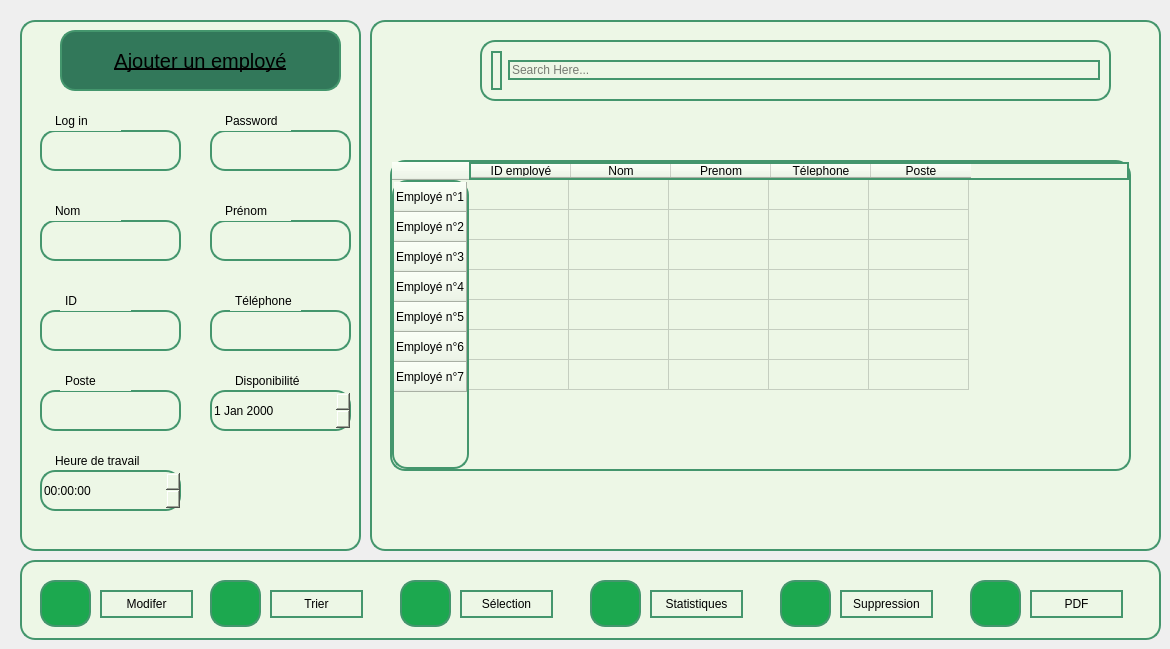
           <widget class="QWidget" name="page5_9">
            <widget class="QFrame" name="frame_240">
             <property name="geometry">
              <rect>
               <x>20</x>
               <y>20</y>
               <width>341</width>
               <height>531</height>
              </rect>
             </property>
             <property name="styleSheet">
              <string notr="true">background-color: #edf7e6;         /* Light green inside background */
border: 2px solid rgb(68, 150, 109); /* Green border */
border-radius: 15px;                /* Rounded corners with 15px radius */
</string>
             </property>
             <property name="frameShape">
              <enum>QFrame::Shape::NoFrame</enum>
             </property>
             <widget class="QPushButton" name="pushButton_386">
              <property name="geometry">
               <rect>
                <x>40</x>
                <y>10</y>
                <width>281</width>
                <height>61</height>
               </rect>
              </property>
              <property name="autoFillBackground">
               <bool>false</bool>
              </property>
              <property name="styleSheet">
               <string notr="true">
                                                           

                                                           
QPushButton {
    background-color: rgb(50, 120, 90); /* Darker green */
    color: black;
    
    font-size: 20px;
    text-decoration: underline;  /* Underlined text */
    line-height: 1.5;

    width: 200px;
    height: 40px;
    opacity: 0.65;
    text-align: center;
    
    border-style: solid;
}
</string>
              </property>
              <property name="text">
               <string>Ajouter un employé</string>
              </property>
              <property name="checkable">
               <bool>true</bool>
              </property>
             </widget>
             <widget class="QLineEdit" name="lineEdit_308">
              <property name="geometry">
               <rect>
                <x>20</x>
                <y>110</y>
                <width>141</width>
                <height>41</height>
               </rect>
              </property>
              <property name="styleSheet">
               <string notr="true">
background-color: #edf7e6;         /* Light green inside background */
border: 2px solid rgb(68, 150, 109); /* Green border */
border-radius: 15px;                /* Rounded corners with 15px radius */
</string>
              </property>
              <property name="text">
               <string/>
              </property>
             </widget>
             <widget class="QLineEdit" name="lineEdit_309">
              <property name="geometry">
               <rect>
                <x>190</x>
                <y>110</y>
                <width>141</width>
                <height>41</height>
               </rect>
              </property>
              <property name="styleSheet">
               <string notr="true">
background-color: #edf7e6;         /* Light green inside background */
border: 2px solid rgb(68, 150, 109); /* Green border */
border-radius: 15px;                /* Rounded corners with 15px radius */
</string>
              </property>
             </widget>
             <widget class="QLineEdit" name="lineEdit_310">
              <property name="geometry">
               <rect>
                <x>20</x>
                <y>200</y>
                <width>141</width>
                <height>41</height>
               </rect>
              </property>
              <property name="styleSheet">
               <string notr="true">
background-color: #edf7e6;         /* Light green inside background */
border: 2px solid rgb(68, 150, 109); /* Green border */
border-radius: 15px;                /* Rounded corners with 15px radius */
</string>
              </property>
             </widget>
             <widget class="QLineEdit" name="lineEdit_311">
              <property name="geometry">
               <rect>
                <x>190</x>
                <y>200</y>
                <width>141</width>
                <height>41</height>
               </rect>
              </property>
              <property name="styleSheet">
               <string notr="true">
background-color: #edf7e6;         /* Light green inside background */
border: 2px solid rgb(68, 150, 109); /* Green border */
border-radius: 15px;                /* Rounded corners with 15px radius */
</string>
              </property>
             </widget>
             <widget class="QLineEdit" name="lineEdit_312">
              <property name="geometry">
               <rect>
                <x>20</x>
                <y>290</y>
                <width>141</width>
                <height>41</height>
               </rect>
              </property>
              <property name="styleSheet">
               <string notr="true">
background-color: #edf7e6;         /* Light green inside background */
border: 2px solid rgb(68, 150, 109); /* Green border */
border-radius: 15px;                /* Rounded corners with 15px radius */
</string>
              </property>
             </widget>
             <widget class="QLineEdit" name="lineEdit_313">
              <property name="geometry">
               <rect>
                <x>190</x>
                <y>290</y>
                <width>141</width>
                <height>41</height>
               </rect>
              </property>
              <property name="styleSheet">
               <string notr="true">
background-color: #edf7e6;         /* Light green inside background */
border: 2px solid rgb(68, 150, 109); /* Green border */
border-radius: 15px;                /* Rounded corners with 15px radius */
</string>
              </property>
             </widget>
             <widget class="QLineEdit" name="lineEdit_314">
              <property name="geometry">
               <rect>
                <x>20</x>
                <y>370</y>
                <width>141</width>
                <height>41</height>
               </rect>
              </property>
              <property name="styleSheet">
               <string notr="true">
background-color: #edf7e6;         /* Light green inside background */
border: 2px solid rgb(68, 150, 109); /* Green border */
border-radius: 15px;                /* Rounded corners with 15px radius */
</string>
              </property>
             </widget>
             <widget class="QLabel" name="label_876">
              <property name="geometry">
               <rect>
                <x>30</x>
                <y>90</y>
                <width>71</width>
                <height>21</height>
               </rect>
              </property>
              <property name="styleSheet">
               <string notr="true">border-color:#edf7e6;</string>
              </property>
              <property name="text">
               <string>Log in</string>
              </property>
             </widget>
             <widget class="QLabel" name="label_877">
              <property name="geometry">
               <rect>
                <x>200</x>
                <y>90</y>
                <width>71</width>
                <height>21</height>
               </rect>
              </property>
              <property name="styleSheet">
               <string notr="true">border-color:#edf7e6;</string>
              </property>
              <property name="text">
               <string>Password</string>
              </property>
             </widget>
             <widget class="QLabel" name="label_878">
              <property name="geometry">
               <rect>
                <x>40</x>
                <y>270</y>
                <width>71</width>
                <height>21</height>
               </rect>
              </property>
              <property name="styleSheet">
               <string notr="true">border-color:#edf7e6;</string>
              </property>
              <property name="text">
               <string>ID</string>
              </property>
             </widget>
             <widget class="QLabel" name="label_879">
              <property name="geometry">
               <rect>
                <x>30</x>
                <y>180</y>
                <width>71</width>
                <height>21</height>
               </rect>
              </property>
              <property name="styleSheet">
               <string notr="true">border-color:#edf7e6;</string>
              </property>
              <property name="text">
               <string>Nom</string>
              </property>
             </widget>
             <widget class="QLabel" name="label_880">
              <property name="geometry">
               <rect>
                <x>200</x>
                <y>180</y>
                <width>71</width>
                <height>21</height>
               </rect>
              </property>
              <property name="styleSheet">
               <string notr="true">border-color:#edf7e6;</string>
              </property>
              <property name="text">
               <string>Prénom</string>
              </property>
             </widget>
             <widget class="QLabel" name="label_881">
              <property name="geometry">
               <rect>
                <x>210</x>
                <y>270</y>
                <width>71</width>
                <height>21</height>
               </rect>
              </property>
              <property name="styleSheet">
               <string notr="true">border-color:#edf7e6;</string>
              </property>
              <property name="text">
               <string>Téléphone</string>
              </property>
             </widget>
             <widget class="QLabel" name="label_882">
              <property name="geometry">
               <rect>
                <x>40</x>
                <y>350</y>
                <width>71</width>
                <height>21</height>
               </rect>
              </property>
              <property name="styleSheet">
               <string notr="true">border-color:#edf7e6;</string>
              </property>
              <property name="text">
               <string>Poste</string>
              </property>
             </widget>
             <widget class="QLabel" name="label_883">
              <property name="geometry">
               <rect>
                <x>210</x>
                <y>350</y>
                <width>81</width>
                <height>21</height>
               </rect>
              </property>
              <property name="styleSheet">
               <string notr="true">border-color:#edf7e6;</string>
              </property>
              <property name="text">
               <string>Disponibilité</string>
              </property>
             </widget>
             <widget class="QLabel" name="label_884">
              <property name="geometry">
               <rect>
                <x>30</x>
                <y>430</y>
                <width>101</width>
                <height>21</height>
               </rect>
              </property>
              <property name="styleSheet">
               <string notr="true">border-color:#edf7e6;</string>
              </property>
              <property name="text">
               <string>Heure de travail</string>
              </property>
             </widget>
             <widget class="QTimeEdit" name="timeEdit_9">
              <property name="geometry">
               <rect>
                <x>20</x>
                <y>450</y>
                <width>141</width>
                <height>41</height>
               </rect>
              </property>
             </widget>
             <widget class="QDateEdit" name="dateEdit_52">
              <property name="geometry">
               <rect>
                <x>190</x>
                <y>370</y>
                <width>141</width>
                <height>41</height>
               </rect>
              </property>
             </widget>
            </widget>
            <widget class="QFrame" name="frame_241">
             <property name="geometry">
              <rect>
               <x>370</x>
               <y>20</y>
               <width>791</width>
               <height>531</height>
              </rect>
             </property>
             <property name="styleSheet">
              <string notr="true">background-color: #edf7e6;         /* Light green inside background */
border: 2px solid rgb(68, 150, 109); /* Green border */
border-radius: 15px;                /* Rounded corners with 15px radius */
</string>
             </property>
             <property name="frameShape">
              <enum>QFrame::Shape::NoFrame</enum>
             </property>
             <widget class="QFrame" name="frame_242">
              <property name="geometry">
               <rect>
                <x>110</x>
                <y>20</y>
                <width>631</width>
                <height>61</height>
               </rect>
              </property>
              <property name="styleSheet">
               <string notr="true">background-color: #edf7e6;         /* Light green inside background */
border: 2px solid rgb(68, 150, 109); /* Green border */
border-radius: 15px;                /* Rounded corners with 15px radius */
</string>
              </property>
              <property name="frameShape">
               <enum>QFrame::Shape::NoFrame</enum>
              </property>
              <layout class="QHBoxLayout" name="horizontalLayout_53">
               <item>
                <widget class="QLabel" name="label_885">
                 <property name="text">
                  <string/>
                 </property>
                 <property name="pixmap">
                  <pixmap>:/newPrefix/search.svg</pixmap>
                 </property>
                </widget>
               </item>
               <item>
                <widget class="QLineEdit" name="lineEdit_315">
                 <property name="styleSheet">
                  <string notr="true">
background-color: #edf7e6;         /* Light green inside background */
border: 2px solid rgb(68, 150, 109); /* Green border */
border-radius: 15px;                /* Rounded corners with 15px radius */
</string>
                 </property>
                 <property name="text">
                  <string/>
                 </property>
                 <property name="placeholderText">
                  <string>Search Here...</string>
                 </property>
                </widget>
               </item>
              </layout>
             </widget>
             <widget class="QTableWidget" name="tableWidget_47">
              <property name="geometry">
               <rect>
                <x>20</x>
                <y>140</y>
                <width>741</width>
                <height>311</height>
               </rect>
              </property>
              <property name="styleSheet">
               <string notr="true">/*background-color: rgb(144, 238, 144);  /* Light green 
font-size: 20px;
line-height: 1.5;
width: 200px;
height: 40px;
opacity: 0.65;
text-align: center;
border-style: solid;
border-color: black;
border-width: 2px;
*/
QTableWidget::item {
    background-color: #c7dfb7;  /* Light green background */
    color: black;                           /* Black text color */
    font-size: 16px;                        /* Adjust font size */
    height: 25px;                           /* Adjust row height */
    padding: 4px;                           /* Padding to make rows compact */
    text-align: center;                     /* Align text in the center */
    border: 1px solid black;                /* Add a thin black border */
}

QHeaderView::section {
    background-color: lightgrey;            /* Background for header */
    padding: 5px;                           /* Padding in the header */
    border: 1px solid black;                /* Add border around header */
    text-align: center;                     /* Center align header text */
}
background-color: #edf7e6;         /* Light green inside background */
border: 2px solid rgb(68, 150, 109); /* Green border */
border-radius: 15px;                /* Rounded corners with 15px radius */
</string>
              </property>
              <row>
               <property name="text">
                <string>Employé n°1</string>
               </property>
              </row>
              <row>
               <property name="text">
                <string>Employé n°2</string>
               </property>
              </row>
              <row>
               <property name="text">
                <string>Employé n°3</string>
               </property>
              </row>
              <row>
               <property name="text">
                <string>Employé n°4</string>
               </property>
              </row>
              <row>
               <property name="text">
                <string>Employé n°5</string>
               </property>
              </row>
              <row>
               <property name="text">
                <string>Employé n°6</string>
               </property>
              </row>
              <row>
               <property name="text">
                <string>Employé n°7</string>
               </property>
              </row>
              <column>
               <property name="text">
                <string>ID employé</string>
               </property>
              </column>
              <column>
               <property name="text">
                <string>Nom</string>
               </property>
              </column>
              <column>
               <property name="text">
                <string>Prenom</string>
               </property>
              </column>
              <column>
               <property name="text">
                <string>Télephone</string>
               </property>
              </column>
              <column>
               <property name="text">
                <string>Poste</string>
               </property>
              </column>
             </widget>
            </widget>
            <widget class="QFrame" name="frame_243">
             <property name="geometry">
              <rect>
               <x>20</x>
               <y>560</y>
               <width>1141</width>
               <height>80</height>
              </rect>
             </property>
             <property name="styleSheet">
              <string notr="true">background-color: #edf7e6;         /* Light green inside background */
border: 2px solid rgb(68, 150, 109); /* Green border */
border-radius: 15px;                /* Rounded corners with 15px radius */
</string>
             </property>
             <property name="frameShape">
              <enum>QFrame::Shape::NoFrame</enum>
             </property>
             <widget class="QPushButton" name="pushButton_387">
              <property name="geometry">
               <rect>
                <x>80</x>
                <y>30</y>
                <width>93</width>
                <height>28</height>
               </rect>
              </property>
              <property name="text">
               <string>Modifer</string>
              </property>
             </widget>
             <widget class="QLabel" name="label_886">
              <property name="geometry">
               <rect>
                <x>20</x>
                <y>20</y>
                <width>51</width>
                <height>47</height>
               </rect>
              </property>
              <property name="styleSheet">
               <string notr="true">background-color: rgb(28, 168, 79);
</string>
              </property>
              <property name="text">
               <string/>
              </property>
              <property name="pixmap">
               <pixmap>:/newPrefix/edit.svg</pixmap>
              </property>
             </widget>
             <widget class="QPushButton" name="pushButton_388">
              <property name="geometry">
               <rect>
                <x>250</x>
                <y>30</y>
                <width>93</width>
                <height>28</height>
               </rect>
              </property>
              <property name="text">
               <string>Trier</string>
              </property>
             </widget>
             <widget class="QLabel" name="label_887">
              <property name="geometry">
               <rect>
                <x>190</x>
                <y>20</y>
                <width>51</width>
                <height>47</height>
               </rect>
              </property>
              <property name="styleSheet">
               <string notr="true">background-color: rgb(28, 168, 79);
</string>
              </property>
              <property name="text">
               <string/>
              </property>
              <property name="pixmap">
               <pixmap>:/newPrefix/layers.svg</pixmap>
              </property>
             </widget>
             <widget class="QPushButton" name="pushButton_389">
              <property name="geometry">
               <rect>
                <x>440</x>
                <y>30</y>
                <width>93</width>
                <height>28</height>
               </rect>
              </property>
              <property name="text">
               <string>Sélection</string>
              </property>
             </widget>
             <widget class="QLabel" name="label_888">
              <property name="geometry">
               <rect>
                <x>380</x>
                <y>20</y>
                <width>51</width>
                <height>47</height>
               </rect>
              </property>
              <property name="styleSheet">
               <string notr="true">background-color: rgb(28, 168, 79);
</string>
              </property>
              <property name="text">
               <string/>
              </property>
              <property name="pixmap">
               <pixmap>:/newPrefix/heart.svg</pixmap>
              </property>
             </widget>
             <widget class="QLabel" name="label_889">
              <property name="geometry">
               <rect>
                <x>570</x>
                <y>20</y>
                <width>51</width>
                <height>47</height>
               </rect>
              </property>
              <property name="styleSheet">
               <string notr="true">background-color: rgb(28, 168, 79);
</string>
              </property>
              <property name="text">
               <string/>
              </property>
              <property name="pixmap">
               <pixmap>:/newPrefix/trending-up.svg</pixmap>
              </property>
             </widget>
             <widget class="QPushButton" name="pushButton_390">
              <property name="geometry">
               <rect>
                <x>630</x>
                <y>30</y>
                <width>93</width>
                <height>28</height>
               </rect>
              </property>
              <property name="text">
               <string>Statistiques</string>
              </property>
             </widget>
             <widget class="QLabel" name="label_890">
              <property name="geometry">
               <rect>
                <x>760</x>
                <y>20</y>
                <width>51</width>
                <height>47</height>
               </rect>
              </property>
              <property name="styleSheet">
               <string notr="true">background-color: rgb(28, 168, 79);
</string>
              </property>
              <property name="text">
               <string/>
              </property>
              <property name="pixmap">
               <pixmap>:/newPrefix/trash-2.svg</pixmap>
              </property>
             </widget>
             <widget class="QPushButton" name="pushButton_391">
              <property name="geometry">
               <rect>
                <x>820</x>
                <y>30</y>
                <width>93</width>
                <height>28</height>
               </rect>
              </property>
              <property name="text">
               <string>Suppression</string>
              </property>
             </widget>
             <widget class="QLabel" name="label_891">
              <property name="geometry">
               <rect>
                <x>950</x>
                <y>20</y>
                <width>51</width>
                <height>47</height>
               </rect>
              </property>
              <property name="styleSheet">
               <string notr="true">background-color: rgb(28, 168, 79);
</string>
              </property>
              <property name="text">
               <string/>
              </property>
              <property name="pixmap">
               <pixmap>:/newPrefix/file-plus.svg</pixmap>
              </property>
             </widget>
             <widget class="QPushButton" name="pushButton_392">
              <property name="geometry">
               <rect>
                <x>1010</x>
                <y>30</y>
                <width>93</width>
                <height>28</height>
               </rect>
              </property>
              <property name="text">
               <string>PDF</string>
              </property>
             </widget>
            </widget>
           </widget>
